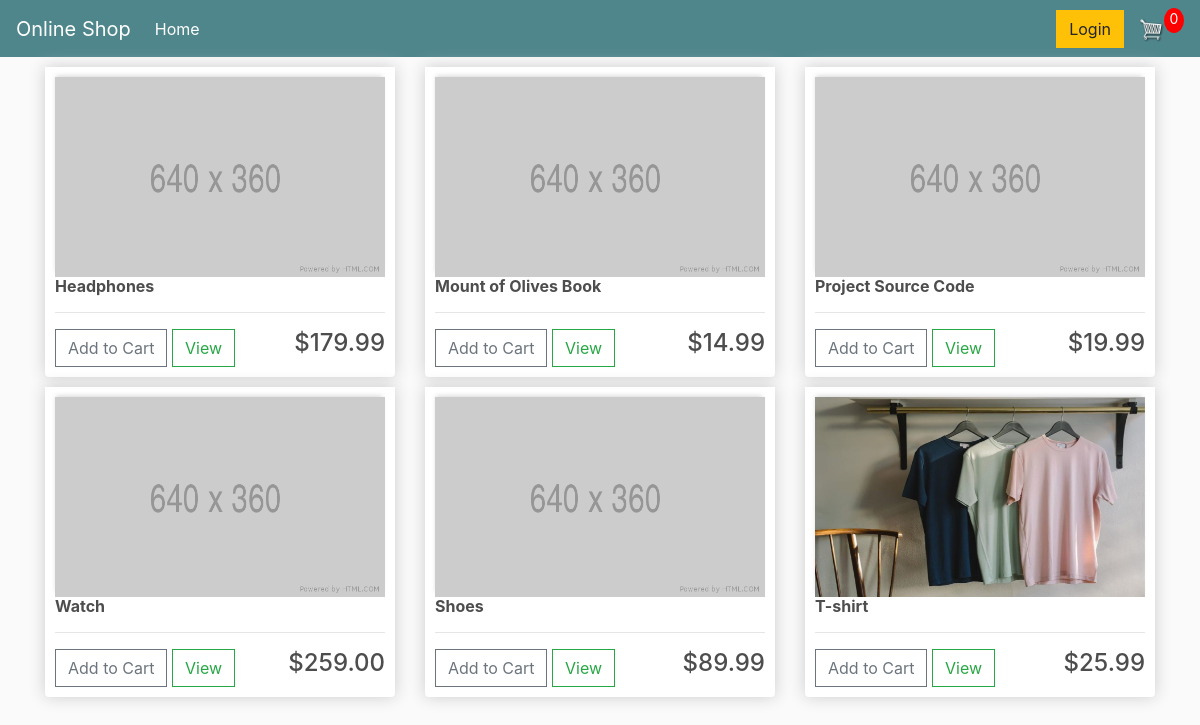
The page / on the database its author committed.
### store/models.py (models this page shows, shortened)
class Product(models.Model):
    name = models.CharField(max_length=200,null=True)
    price = models.FloatField()
    digital = models.BooleanField(default=False,null=True,blank=False)
    image = models.ImageField(null=True,blank=True,upload_to='products/')
    @property
    def imageURL(self):
        try:
            url = self.image.url
        except:
            url = '/media/images/placeholder.png'
        return url

### store/views.py (the view)
# urls.py: path('',include('store.urls')),
def store (request):
    if request.user.is_authenticated:
        customer = request.user.customer
        order, created = Order.objects.get_or_create(customer=customer,complete=False)
        items=order.orderitem_set.all()
        cartItems = order.get_cart_items
    else:
        items = []
        order = {'get_cart_total':0,'get_cart_items':0,'shipping':False}
        cartItems=order['get_cart_items']
    products=Product.objects.all()
    context={'products':products,'cartitems':cartItems,}
    return render(request,'store/store.html',context)

### store/templates/store/store.html
{% extends 'store/main.html' %}
{% load static %}
{% block content %}
<div class="row">
    {% for product in products %}
    <div class='col-lg-4'>
        <div class="box-element product">
            {% if product.image %}
            <img class="thumbnail" src="{{product.imageURL}}">
            {% else %}
            <img class="thumbnail" src="{% static 'images/placeholder.png' %}">
            {% endif %}
            <h6><strong>{{product.name}}</strong></h6>
            <hr>
            <button data-product={{product.id}} data-action="add" class="btn btn-outline-secondary add-btn update-cart">Add to Cart</button>
            <a class="btn btn-outline-success" href="">View</a>
            <h4 style="display: inline-block;  float: right;">${{product.price|floatformat:2}}</h4>
        </div>
    </div>
    {% endfor %}
</div>
{% endblock %}

### store/templates/store/main.html (shortened to what this page needs)
{% load static %}
<!DOCTYPE html>
<html lang="en">
<head>
<link rel="stylesheet" href="https://stackpath.bootstrapcdn.com/bootstrap/4.4.1/css/bootstrap.min.css">
<link rel="stylesheet" type="text/css" href="{% static 'css/main.css' %}">
</head>
<body>
{% include 'store/navbar.html' %}
   <div class="container">
       {% block content %}
       {% endblock  %}
   </div>
</body>
</html>

### store/templates/store/navbar.html (shortened to what this page needs)
{% load static %}
<nav class="navbar navbar-expand-lg navbar-dark bg-dark">
    <a class="navbar-brand" href="{% url 'store' %}">Online Shop</a>
    <div class="collapse navbar-collapse" id="navbarSupportedContent">
      <ul class="navbar-nav mr-auto">
        <li class="nav-item active">
          <a class="nav-link" href="{% url 'store' %}">Home <span class="sr-only">(current)</span></a>
        </li>
      </ul>
      <div class="form-inline my-2 my-lg-0">
        {% if request.user.is_authenticated %}
            <p class="loggeduser">{{request.user}}&nbsp&nbsp&nbsp</p>
            <a href="{% url 'logout' %}"class="btn btn-warning">Logout</a>
        {% else %}
            <a href="{% url 'login' %}"class="btn btn-warning">Login</a>
        {% endif %}
              <a href="{% url 'cart' %}">
                <img  id="cart-icon" src="{% static 'images/cart.png' %}">
               </a>
            <p id="cart-total">{{cartitems}}</p>
           </div>
    </div>
  </nav>

### static/css/main.css (style rules this page uses)
body { background-color: hsl(0, 0%, 98%); }
h1,h2,h3,h4,h5,h6 { color:hsl(0, 0%, 30%); }
.box-element { box-shadow:hsl(0, 0%, 80%) 0 0 16px; background-color: #fff; border-radius: 4px; padding: 10px; }
.thumbnail { width: 100%; height: 200px; -webkit-box-shadow: -1px -3px 5px -2px rgba(214,214,214,1); -moz-box-shadow: -1px -3px 5px -2px rgba(214,214,214,1); box-shadow: -1px -3px 5px -2px rgba(214,214,214,1); }
.product { border-radius: 0 0 4px 4px; }
.bg-dark { background-color: #4f868c!important; }
#cart-icon { width:25px; display: inline-block; margin-left: 15px; }
#cart-total { display: block; text-align: center; color:#fff; background-color: red; width: 20px; height: 25px; border-radius: 50%; font-size: 14px; }
.col-lg-4, .col-lg-6, .col-lg-8, .col-lg-12 { margin-top: 10px; }
.btn { border-radius: 0; }

### rows shown on the page
Product: name "Headphones", price "179.99"
Product: name "Mount of Olives Book", price "14.99"
Product: name "Project Source Code", price "19.99"
Product: name "Watch", price "259.00"
Product: name "Shoes", price "89.99"
Product: imageURL (picture), name "T-shirt", price "25.99"

### other values the page prints
{{ cartitems }} "0"
